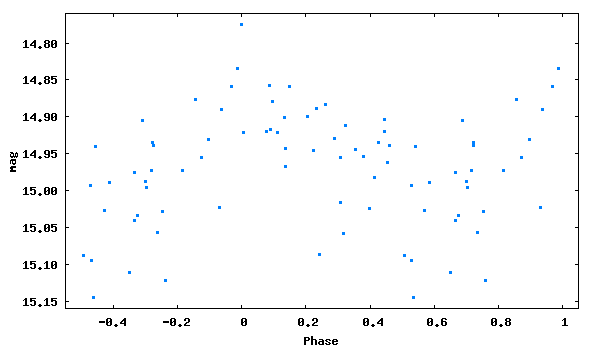

Generate this figure with gnuplot:
set term png size 600,350 medium
set colors classic
set output 'phase_lc_15.png'
set xlabel 'Phase'
set ylabel 'mag'
#set title 'JDmax = 2447765.43500 + 0.1563872 x E'
set format y '%5.2f'
plot [-0.55:1.05][15.16:14.76] "phase_lc_15.dat" linecolor 3 pointtype 5 pointsize 0.3 title ""
